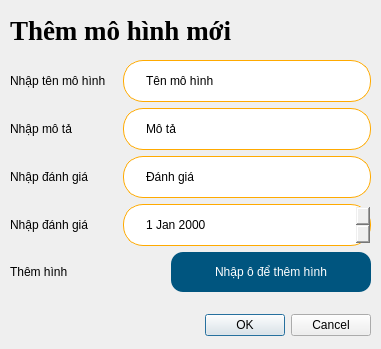
<?xml version="1.0" encoding="UTF-8"?>
<ui version="4.0">
 <class>Dialog</class>
 <widget class="QDialog" name="Dialog">
  <property name="geometry">
   <rect>
    <x>0</x>
    <y>0</y>
    <width>381</width>
    <height>349</height>
   </rect>
  </property>
  <property name="windowTitle">
   <string>Dialog</string>
  </property>
  <widget class="QDialogButtonBox" name="buttonBox">
   <property name="geometry">
    <rect>
     <x>10</x>
     <y>310</y>
     <width>361</width>
     <height>31</height>
    </rect>
   </property>
   <property name="orientation">
    <enum>Qt::Horizontal</enum>
   </property>
   <property name="standardButtons">
    <set>QDialogButtonBox::Cancel|QDialogButtonBox::Ok</set>
   </property>
  </widget>
  <widget class="QWidget" name="verticalLayoutWidget">
   <property name="geometry">
    <rect>
     <x>10</x>
     <y>60</y>
     <width>361</width>
     <height>236</height>
    </rect>
   </property>
   <layout class="QVBoxLayout" name="verticalLayout">
    <item>
     <layout class="QHBoxLayout" name="horizontalLayout" stretch="3,7">
      <item>
       <widget class="QLabel" name="label">
        <property name="text">
         <string>Nhập tên mô hình</string>
        </property>
       </widget>
      </item>
      <item>
       <widget class="QLineEdit" name="lineEdit">
        <property name="styleSheet">
         <string notr="true">border: 1px solid rgb(255, 170, 0); 
border-radius: 20px; 
height: 40px; 
padding-left: 20px;</string>
        </property>
        <property name="text">
         <string>Tên mô hình</string>
        </property>
       </widget>
      </item>
     </layout>
    </item>
    <item>
     <layout class="QHBoxLayout" name="horizontalLayout_4" stretch="3,7">
      <item>
       <widget class="QLabel" name="label_4">
        <property name="text">
         <string>Nhập mô tả</string>
        </property>
       </widget>
      </item>
      <item>
       <widget class="QLineEdit" name="lineEdit_4">
        <property name="styleSheet">
         <string notr="true">border: 1px solid rgb(255, 170, 0); 
border-radius: 20px; 
height: 40px; 
padding-left: 20px;</string>
        </property>
        <property name="text">
         <string>Mô tả</string>
        </property>
       </widget>
      </item>
     </layout>
    </item>
    <item>
     <layout class="QHBoxLayout" name="horizontalLayout_3" stretch="3,7">
      <item>
       <widget class="QLabel" name="label_3">
        <property name="text">
         <string>Nhập đánh giá</string>
        </property>
       </widget>
      </item>
      <item>
       <widget class="QLineEdit" name="lineEdit_3">
        <property name="styleSheet">
         <string notr="true">border: 1px solid rgb(255, 170, 0); 
border-radius: 20px; 
height: 40px; 
padding-left: 20px;</string>
        </property>
        <property name="text">
         <string>Đánh giá</string>
        </property>
       </widget>
      </item>
     </layout>
    </item>
    <item>
     <layout class="QHBoxLayout" name="horizontalLayout_5" stretch="3,7">
      <item>
       <widget class="QLabel" name="label_5">
        <property name="text">
         <string>Nhập đánh giá</string>
        </property>
       </widget>
      </item>
      <item>
       <widget class="QDateEdit" name="dateEdit">
        <property name="styleSheet">
         <string notr="true">border: 1px solid rgb(255, 170, 0); 
border-radius: 20px; 
height: 40px; 
padding-left: 20px;</string>
        </property>
       </widget>
      </item>
     </layout>
    </item>
    <item>
     <layout class="QHBoxLayout" name="horizontalLayout_6" stretch="9,1">
      <item>
       <widget class="QLabel" name="label_6">
        <property name="text">
         <string>Thêm hình</string>
        </property>
       </widget>
      </item>
      <item>
       <widget class="QPushButton" name="pushButton">
        <property name="styleSheet">
         <string notr="true">border-radius: 12px; 
height: 40px; 
width:200px; 
background: rgb(0, 85, 127); 
color: #fff;</string>
        </property>
        <property name="text">
         <string>Nhập ô để thêm hình</string>
        </property>
        <property name="iconSize">
         <size>
          <width>8</width>
          <height>8</height>
         </size>
        </property>
       </widget>
      </item>
     </layout>
    </item>
   </layout>
  </widget>
  <widget class="QLabel" name="label_2">
   <property name="geometry">
    <rect>
     <x>10</x>
     <y>10</y>
     <width>321</width>
     <height>41</height>
    </rect>
   </property>
   <property name="font">
    <font>
     <family>Times New Roman</family>
     <pointsize>20</pointsize>
     <weight>75</weight>
     <bold>true</bold>
    </font>
   </property>
   <property name="text">
    <string>Thêm mô hình mới</string>
   </property>
  </widget>
 </widget>
 <resources/>
 <connections>
  <connection>
   <sender>buttonBox</sender>
   <signal>accepted()</signal>
   <receiver>Dialog</receiver>
   <slot>accept()</slot>
   <hints>
    <hint type="sourcelabel">
     <x>248</x>
     <y>254</y>
    </hint>
    <hint type="destinationlabel">
     <x>157</x>
     <y>274</y>
    </hint>
   </hints>
  </connection>
  <connection>
   <sender>buttonBox</sender>
   <signal>rejected()</signal>
   <receiver>Dialog</receiver>
   <slot>reject()</slot>
   <hints>
    <hint type="sourcelabel">
     <x>316</x>
     <y>260</y>
    </hint>
    <hint type="destinationlabel">
     <x>286</x>
     <y>274</y>
    </hint>
   </hints>
  </connection>
 </connections>
</ui>
